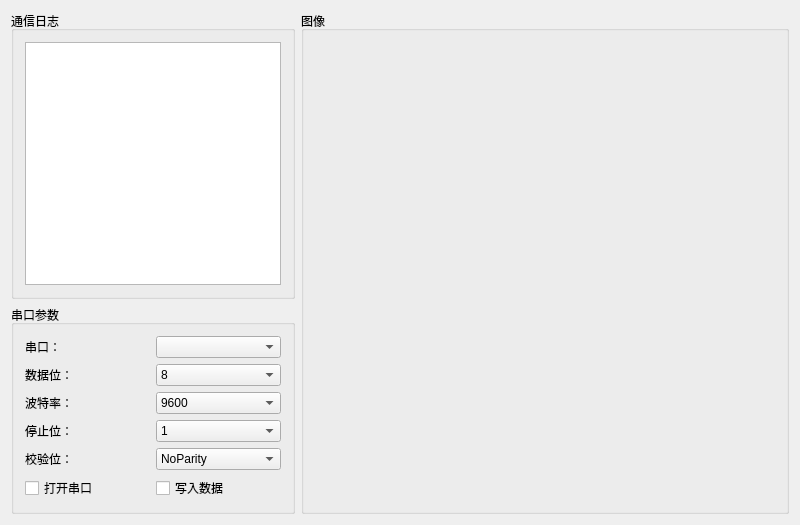
<?xml version="1.0" encoding="UTF-8"?>
<ui version="4.0">
 <class>MainWindow</class>
 <widget class="QMainWindow" name="MainWindow">
  <property name="geometry">
   <rect>
    <x>0</x>
    <y>0</y>
    <width>800</width>
    <height>525</height>
   </rect>
  </property>
  <property name="windowTitle">
   <string>Qt串口通信</string>
  </property>
  <widget class="QWidget" name="centralWidget">
   <layout class="QFormLayout" name="formLayout">
    <item row="0" column="0">
     <layout class="QVBoxLayout" name="verticalLayout_4">
      <item>
       <widget class="QGroupBox" name="groupBox">
        <property name="title">
         <string>通信日志</string>
        </property>
        <layout class="QVBoxLayout" name="verticalLayout_3">
         <item>
          <widget class="QTextBrowser" name="comLog"/>
         </item>
        </layout>
       </widget>
      </item>
      <item>
       <widget class="QGroupBox" name="groupBox_2">
        <property name="title">
         <string>串口参数</string>
        </property>
        <layout class="QGridLayout" name="gridLayout">
         <item row="0" column="0">
          <layout class="QVBoxLayout" name="verticalLayout">
           <item>
            <layout class="QHBoxLayout" name="horizontalLayout">
             <item>
              <widget class="QLabel" name="label">
               <property name="text">
                <string>串口：</string>
               </property>
              </widget>
             </item>
             <item>
              <widget class="QComboBox" name="portName"/>
             </item>
            </layout>
           </item>
           <item>
            <layout class="QHBoxLayout" name="horizontalLayout_5">
             <item>
              <widget class="QLabel" name="label_5">
               <property name="text">
                <string>数据位：</string>
               </property>
              </widget>
             </item>
             <item>
              <widget class="QComboBox" name="dataBits">
               <item>
                <property name="text">
                 <string>8</string>
                </property>
               </item>
               <item>
                <property name="text">
                 <string>7</string>
                </property>
               </item>
               <item>
                <property name="text">
                 <string>6</string>
                </property>
               </item>
               <item>
                <property name="text">
                 <string>5</string>
                </property>
               </item>
              </widget>
             </item>
            </layout>
           </item>
           <item>
            <layout class="QHBoxLayout" name="horizontalLayout_2">
             <item>
              <widget class="QLabel" name="label_2">
               <property name="text">
                <string>波特率：</string>
               </property>
              </widget>
             </item>
             <item>
              <widget class="QComboBox" name="baudRate">
               <item>
                <property name="text">
                 <string>9600</string>
                </property>
               </item>
               <item>
                <property name="text">
                 <string>4800</string>
                </property>
               </item>
               <item>
                <property name="text">
                 <string>19200</string>
                </property>
               </item>
               <item>
                <property name="text">
                 <string>38400</string>
                </property>
               </item>
              </widget>
             </item>
            </layout>
           </item>
           <item>
            <layout class="QHBoxLayout" name="horizontalLayout_4">
             <item>
              <widget class="QLabel" name="label_4">
               <property name="text">
                <string>停止位：</string>
               </property>
              </widget>
             </item>
             <item>
              <widget class="QComboBox" name="stopBits">
               <item>
                <property name="text">
                 <string>1</string>
                </property>
               </item>
               <item>
                <property name="text">
                 <string>2</string>
                </property>
               </item>
              </widget>
             </item>
            </layout>
           </item>
           <item>
            <layout class="QHBoxLayout" name="horizontalLayout_3">
             <item>
              <widget class="QLabel" name="label_3">
               <property name="text">
                <string>校验位：</string>
               </property>
              </widget>
             </item>
             <item>
              <widget class="QComboBox" name="parity">
               <item>
                <property name="text">
                 <string>NoParity</string>
                </property>
               </item>
               <item>
                <property name="text">
                 <string>EvenParity</string>
                </property>
               </item>
               <item>
                <property name="text">
                 <string>OddParity</string>
                </property>
               </item>
              </widget>
             </item>
            </layout>
           </item>
          </layout>
         </item>
         <item row="1" column="0">
          <layout class="QHBoxLayout" name="horizontalLayout_7">
           <item>
            <widget class="QCheckBox" name="openCom">
             <property name="text">
              <string>打开串口</string>
             </property>
            </widget>
           </item>
           <item>
            <widget class="QCheckBox" name="writeDB">
             <property name="text">
              <string>写入数据</string>
             </property>
            </widget>
           </item>
          </layout>
         </item>
        </layout>
       </widget>
      </item>
     </layout>
    </item>
    <item row="0" column="1">
     <widget class="QGroupBox" name="groupBox_3">
      <property name="title">
       <string>图像</string>
      </property>
      <layout class="QHBoxLayout" name="horizontalLayout_6">
       <item>
        <widget class="QCustomPlot" name="customPlot" native="true"/>
       </item>
      </layout>
     </widget>
    </item>
   </layout>
  </widget>
 </widget>
 <layoutdefault spacing="6" margin="11"/>
 <customwidgets>
  <customwidget>
   <class>QCustomPlot</class>
   <extends>QWidget</extends>
   <header location="global">qcustomplot.h</header>
   <container>1</container>
  </customwidget>
 </customwidgets>
 <resources/>
 <connections/>
</ui>
